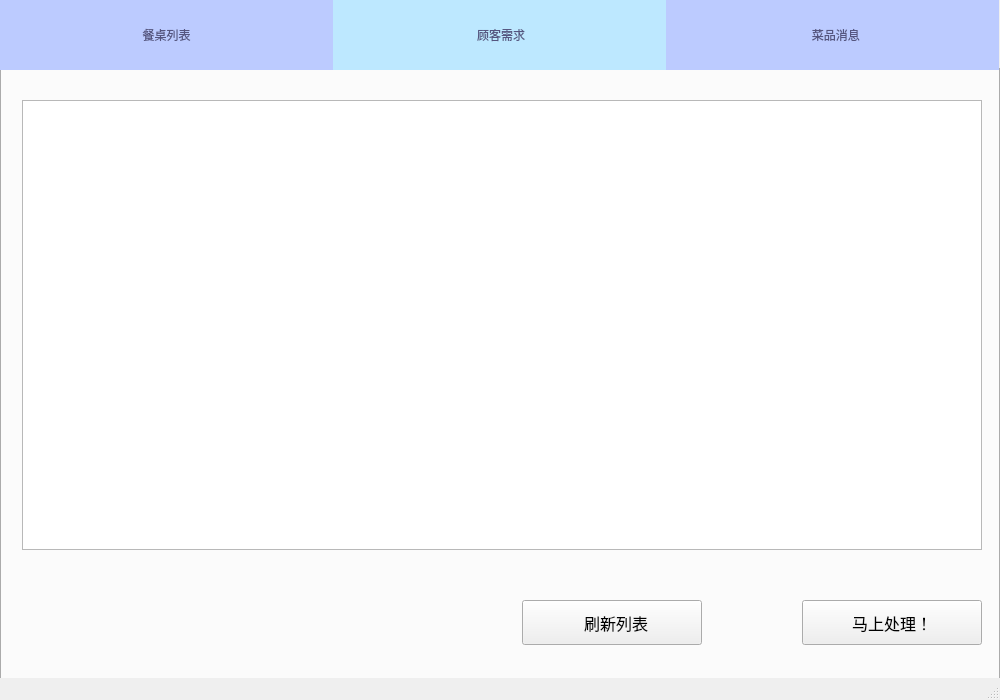
<?xml version="1.0" encoding="UTF-8"?>
<ui version="4.0">
 <class>waiterwindow</class>
 <widget class="QMainWindow" name="waiterwindow">
  <property name="geometry">
   <rect>
    <x>0</x>
    <y>0</y>
    <width>1000</width>
    <height>700</height>
   </rect>
  </property>
  <property name="windowTitle">
   <string>点都德++餐厅服务与管理系统</string>
  </property>
  <property name="styleSheet">
   <string notr="true">QTabBar::tab{
background: rgb(188, 203, 255);
	color: rgb(85, 85, 127);
	padding:20px;
width:293px;
height:30px;
	font: 12pt &quot;微软雅黑&quot;;
}
QTabBar::tab:selected{
background-color: rgb(189, 232, 255);

}
</string>
  </property>
  <widget class="QWidget" name="centralwidget">
   <widget class="QTabWidget" name="tabWidget">
    <property name="geometry">
     <rect>
      <x>0</x>
      <y>0</y>
      <width>1000</width>
      <height>700</height>
     </rect>
    </property>
    <property name="currentIndex">
     <number>1</number>
    </property>
    <widget class="QWidget" name="tab">
     <attribute name="title">
      <string>餐桌列表</string>
     </attribute>
     <widget class="QTableWidget" name="tTable">
      <property name="geometry">
       <rect>
        <x>20</x>
        <y>30</y>
        <width>960</width>
        <height>450</height>
       </rect>
      </property>
      <property name="font">
       <font>
        <family>微软雅黑</family>
        <pointsize>14</pointsize>
       </font>
      </property>
     </widget>
     <widget class="QPushButton" name="bAdd">
      <property name="geometry">
       <rect>
        <x>800</x>
        <y>530</y>
        <width>180</width>
        <height>45</height>
       </rect>
      </property>
      <property name="font">
       <font>
        <family>微软雅黑</family>
        <pointsize>14</pointsize>
       </font>
      </property>
      <property name="text">
       <string>我来照料</string>
      </property>
     </widget>
     <widget class="QPushButton" name="bRefresh1">
      <property name="geometry">
       <rect>
        <x>520</x>
        <y>530</y>
        <width>180</width>
        <height>45</height>
       </rect>
      </property>
      <property name="font">
       <font>
        <family>微软雅黑</family>
        <pointsize>14</pointsize>
       </font>
      </property>
      <property name="text">
       <string>刷新列表</string>
      </property>
     </widget>
    </widget>
    <widget class="QWidget" name="tab_2">
     <attribute name="title">
      <string> 顾客需求</string>
     </attribute>
     <widget class="QTableWidget" name="rTable">
      <property name="geometry">
       <rect>
        <x>20</x>
        <y>30</y>
        <width>960</width>
        <height>450</height>
       </rect>
      </property>
      <property name="font">
       <font>
        <family>微软雅黑</family>
        <pointsize>12</pointsize>
       </font>
      </property>
     </widget>
     <widget class="QPushButton" name="bDeal">
      <property name="geometry">
       <rect>
        <x>800</x>
        <y>530</y>
        <width>180</width>
        <height>45</height>
       </rect>
      </property>
      <property name="font">
       <font>
        <family>微软雅黑</family>
        <pointsize>12</pointsize>
       </font>
      </property>
      <property name="text">
       <string>马上处理！</string>
      </property>
     </widget>
     <widget class="QPushButton" name="bRefresh2">
      <property name="geometry">
       <rect>
        <x>520</x>
        <y>530</y>
        <width>180</width>
        <height>45</height>
       </rect>
      </property>
      <property name="font">
       <font>
        <family>微软雅黑</family>
        <pointsize>12</pointsize>
       </font>
      </property>
      <property name="text">
       <string>  刷新列表</string>
      </property>
     </widget>
    </widget>
    <widget class="QWidget" name="tab_3">
     <attribute name="title">
      <string>  菜品消息</string>
     </attribute>
     <widget class="QTableWidget" name="msgTable">
      <property name="geometry">
       <rect>
        <x>20</x>
        <y>30</y>
        <width>960</width>
        <height>450</height>
       </rect>
      </property>
      <property name="font">
       <font>
        <family>微软雅黑</family>
        <pointsize>14</pointsize>
       </font>
      </property>
     </widget>
     <widget class="QPushButton" name="bGetDish">
      <property name="geometry">
       <rect>
        <x>30</x>
        <y>520</y>
        <width>180</width>
        <height>40</height>
       </rect>
      </property>
      <property name="font">
       <font>
        <family>微软雅黑</family>
        <pointsize>12</pointsize>
       </font>
      </property>
      <property name="text">
       <string> 前去端菜</string>
      </property>
     </widget>
     <widget class="QPushButton" name="bLogout">
      <property name="geometry">
       <rect>
        <x>525</x>
        <y>520</y>
        <width>180</width>
        <height>40</height>
       </rect>
      </property>
      <property name="font">
       <font>
        <family>微软雅黑</family>
        <pointsize>12</pointsize>
       </font>
      </property>
      <property name="text">
       <string>退出登录</string>
      </property>
     </widget>
     <widget class="QPushButton" name="bExit">
      <property name="geometry">
       <rect>
        <x>790</x>
        <y>520</y>
        <width>180</width>
        <height>40</height>
       </rect>
      </property>
      <property name="font">
       <font>
        <family>微软雅黑</family>
        <pointsize>12</pointsize>
       </font>
      </property>
      <property name="text">
       <string>退出系统</string>
      </property>
     </widget>
     <widget class="QPushButton" name="bRefresh3">
      <property name="geometry">
       <rect>
        <x>280</x>
        <y>520</y>
        <width>180</width>
        <height>40</height>
       </rect>
      </property>
      <property name="font">
       <font>
        <family>微软雅黑</family>
        <pointsize>12</pointsize>
       </font>
      </property>
      <property name="text">
       <string> 刷新列表</string>
      </property>
     </widget>
    </widget>
   </widget>
  </widget>
  <widget class="QMenuBar" name="menubar">
   <property name="geometry">
    <rect>
     <x>0</x>
     <y>0</y>
     <width>1000</width>
     <height>17</height>
    </rect>
   </property>
  </widget>
  <widget class="QStatusBar" name="statusbar"/>
 </widget>
 <resources/>
 <connections/>
</ui>
